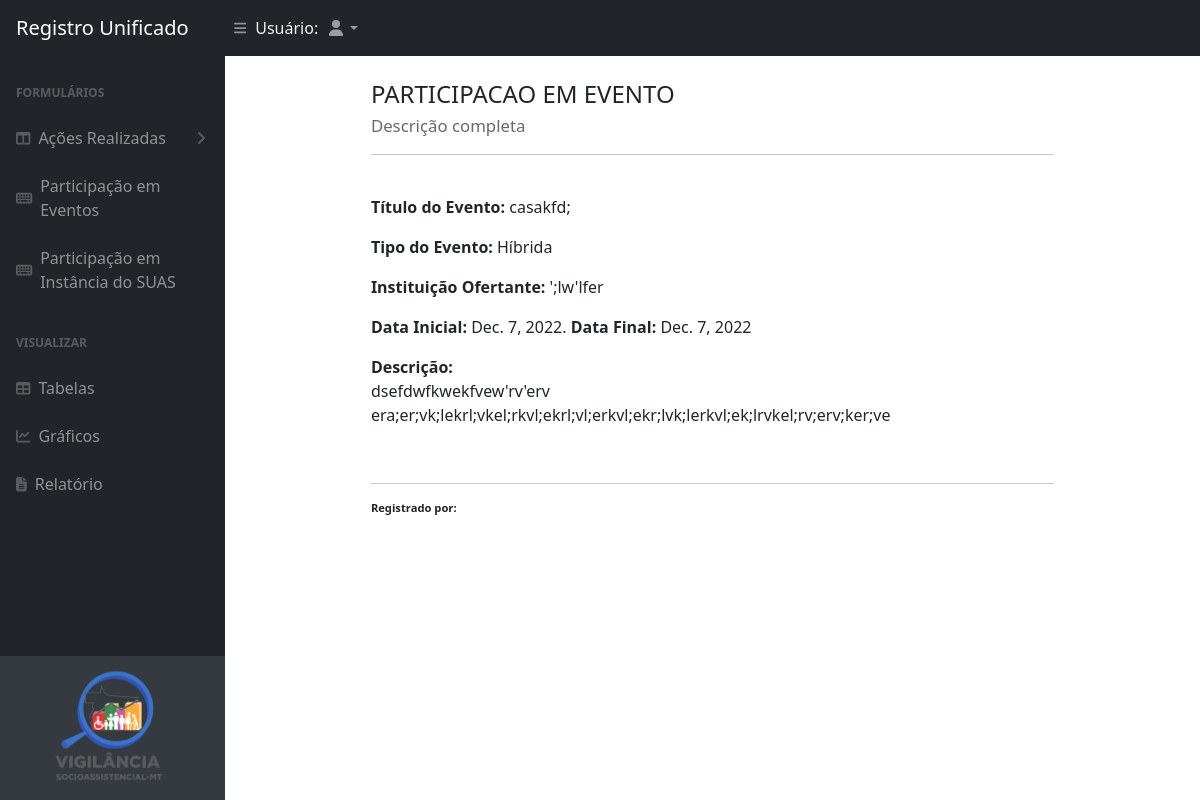
The page /users/list-evento/1 on the database its author committed.
### app/models.py (models this page shows)
class TableEventModel(models.Model):
    user = models.ForeignKey(User, on_delete=models.CASCADE, related_name='tabelaEventos')
    titulo_evento = models.TextField('Titulo', max_length=150)
    tipo_evento = models.CharField(max_length=50, choices=TIPO_EVENTO_CHOICE, default='Híbrida')
    instituicao_ofertante = models.CharField('Instituição Ofertante', max_length=150,null=False, default='')
    data_inicial = models.DateField('Data Inicial')
    data_final = models.DateField('Data Final')
    descricao_evento = models.TextField('Descrição do Evento', max_length=1000,null=False, default='')
    data_publicacao = models.DateField('Data da Publicação', default=timezone.now)

### app/views.py (the view)
# urls.py: path('list-evento/<id>', view = EVENTO.listEvento,name="listEvento"),
    def listEvento(request, id):
        evento_object_model = TableEventModel.objects.filter(id=id)
        return render(request, 'app/tables/tableEvent/listEvento.html',{'evento_object_model':evento_object_model})# context=context)

### templates/app/tables/tableEvent/listEvento.html (shortened to what this page needs)
{% extends 'app/index.html' %}
{% load crispy_forms_tags %}
{% load static %}
{% block content %}
<div class="container w-75 mb-3">
  <div class="row mx-auto">
    <h4 class="font-weight-bold text-left mt-4 mb-4" >PARTICIPACAO EM EVENTO <br>
    <span style="color: dimgrey;font-size: 70%;">Descrição completa</span>
    <br><hr>
    </h4>
    <div class="text-break">
      {% for evento in evento_object_model %}
      <p><span style="font-weight:bold;">Título do Evento:</span> {{evento.titulo_evento}}</p>
      <p><span style="font-weight:bold;">Tipo do Evento:</span> {{evento.tipo_evento}}</p>
      <p><span style="font-weight:bold;">Instituição Ofertante:</span> {{evento.instituicao_ofertante}}</p>
      <p><span style="font-weight:bold;">Data Inicial:</span> {{evento.data_inicial}}. <span style="font-weight:bold;">Data Final:</span> {{evento.data_final}}</p>
      <p><span style="font-weight:bold;">Descrição:</span><br>{{evento.descricao_evento}}</p>
      <br>
      <hr>
      <p style="font-size: 70%;"><span style="font-weight:bold;"> Registrado por:</span> {{user.first_name|title}} {{user.last_name|title}}</p>
      {% endfor %}
    </div>
  </div>
</div>
{% endblock %}

### rows shown on the page
TableEventModel: titulo_evento "casakfd;", tipo_evento "Híbrida", instituicao_ofertante "';lw'lfer", data_inicial "Dec. 7, 2022", data_final "Dec. 7, 2022", descricao_evento "dsefdwfkwekfvew'rv'erv era;er;vk;lekrl;vkel;rkvl;ekrl;vl;erkvl;ekr;lvk;lerkvl;ek;lrvkel;rv;erv;ker;ve"
